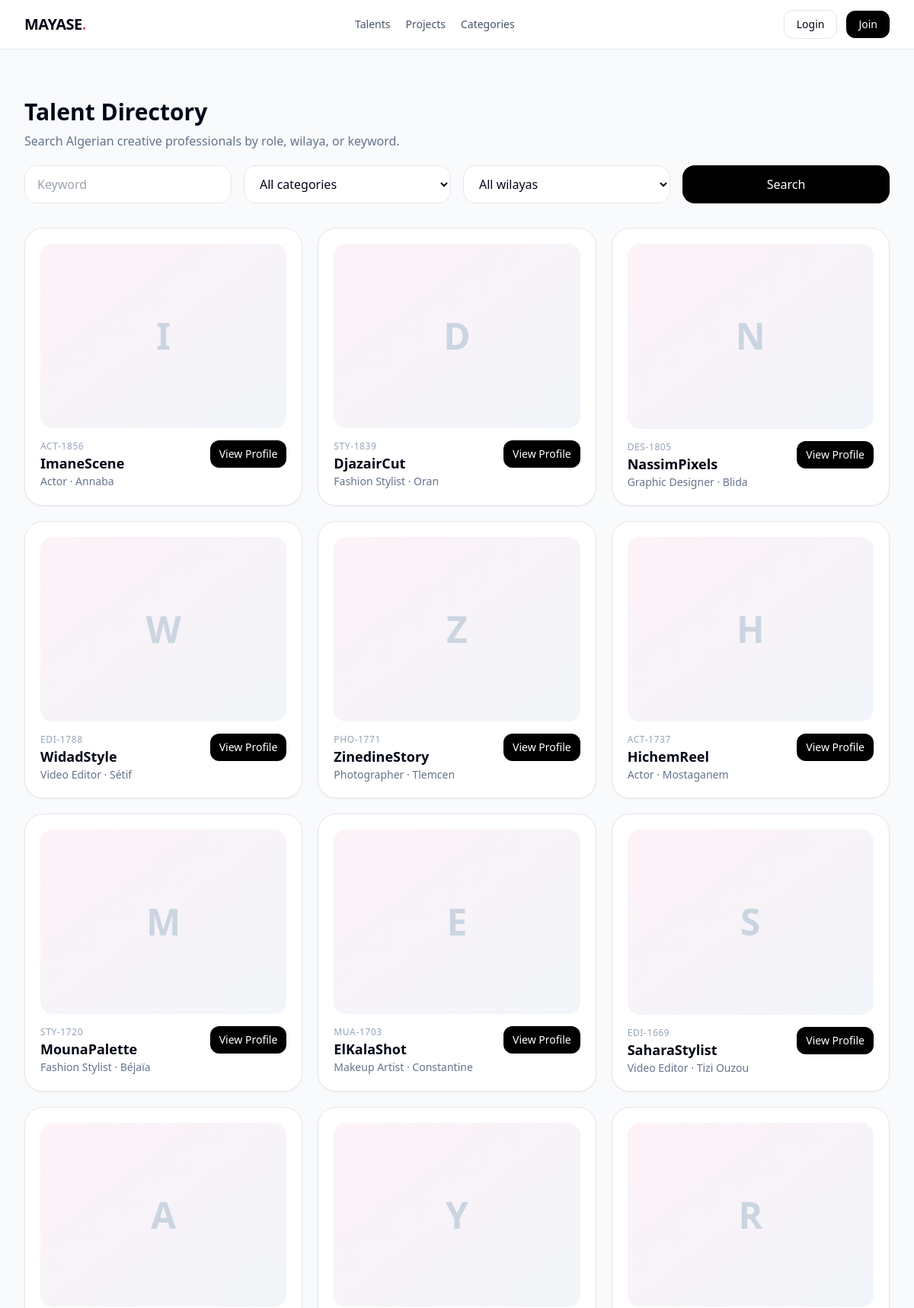
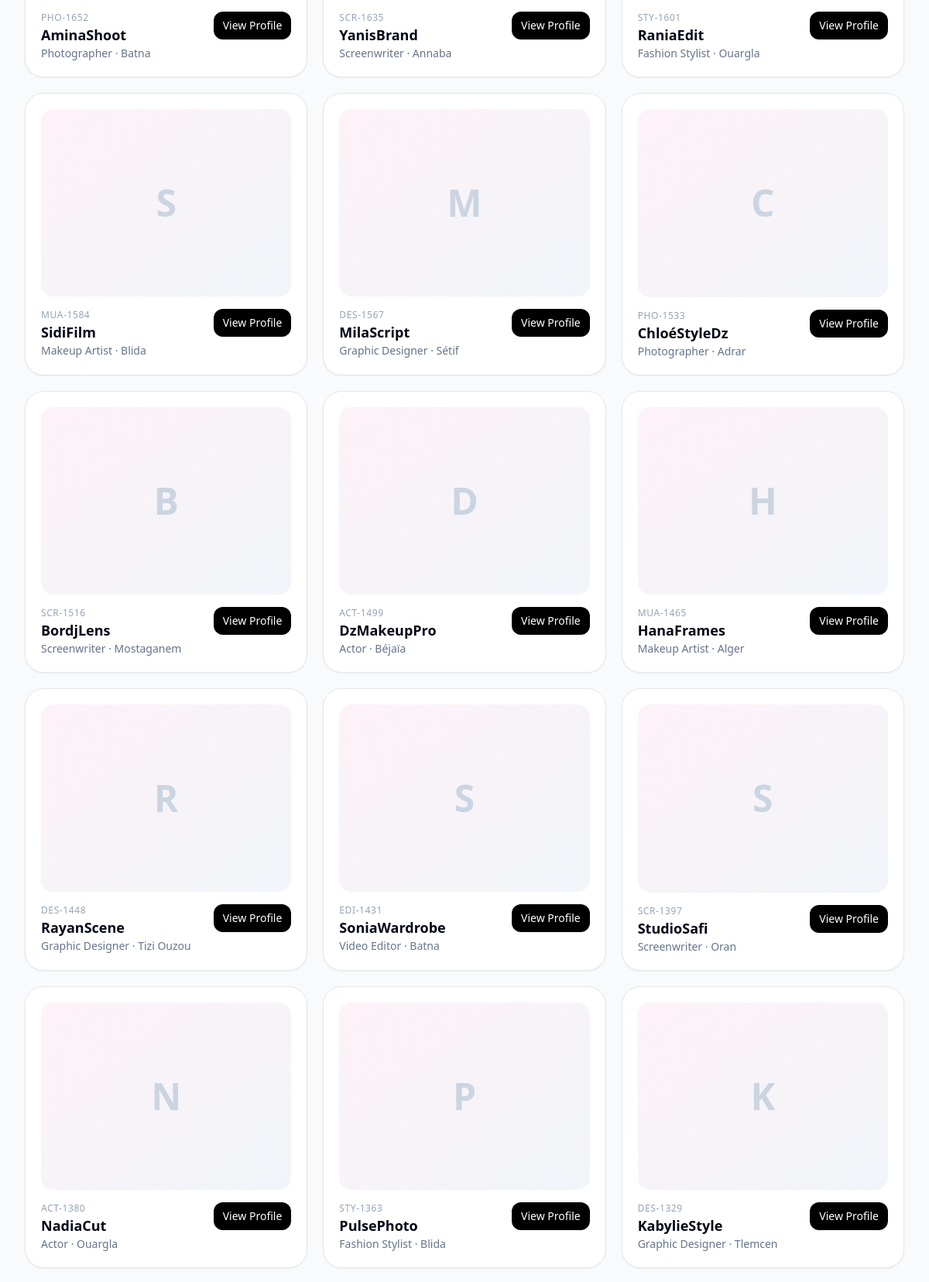
The page /os/index.php?page=talents (upper part) on the database its author committed (2 pictures, top to bottom).
### tables this page shows
CREATE TABLE `talents` (
  `id` INT UNSIGNED NOT NULL AUTO_INCREMENT,
  `user_id` INT UNSIGNED NOT NULL,
  `talent_code` VARCHAR(20) NOT NULL,
  `nickname` VARCHAR(120) NOT NULL,
  `category_id` INT UNSIGNED NOT NULL,
  `wilaya` VARCHAR(60) NOT NULL,
  `bio` TEXT NOT NULL,
  `skills` TEXT NOT NULL,
  `experience_years` INT UNSIGNED NOT NULL DEFAULT 0,
  `availability` VARCHAR(120) NOT NULL DEFAULT 'Available',
  `profile_photo` VARCHAR(255) DEFAULT NULL,
  `status` ENUM('pending','approved','rejected') NOT NULL DEFAULT 'approved',
  `created_at` TIMESTAMP NOT NULL DEFAULT CURRENT_TIMESTAMP,
  `updated_at` TIMESTAMP NOT NULL DEFAULT CURRENT_TIMESTAMP ON UPDATE CURRENT_TIMESTAMP,
  PRIMARY KEY (`id`),
  UNIQUE KEY `uniq_talents_user_id` (`user_id`),
  UNIQUE KEY `uniq_talents_code` (`talent_code`),
  UNIQUE KEY `uniq_talents_nickname` (`nickname`),
  KEY `idx_talents_category` (`category_id`),
  KEY `idx_talents_wilaya` (`wilaya`),
  KEY `idx_talents_status` (`status`),
  CONSTRAINT `fk_talents_user` FOREIGN KEY (`user_id`) REFERENCES `users`(`id`) ON DELETE CASCADE ON UPDATE CASCADE,
  CONSTRAINT `fk_talents_category` FOREIGN KEY (`category_id`) REFERENCES `categories`(`id`) ON DELETE RESTRICT ON UPDATE CASCADE
);

CREATE TABLE `categories` (
  `id` INT UNSIGNED NOT NULL AUTO_INCREMENT,
  `name` VARCHAR(80) NOT NULL,
  `slug` VARCHAR(80) NOT NULL,
  `created_at` TIMESTAMP NOT NULL DEFAULT CURRENT_TIMESTAMP,
  `updated_at` TIMESTAMP NOT NULL DEFAULT CURRENT_TIMESTAMP ON UPDATE CURRENT_TIMESTAMP,
  PRIMARY KEY (`id`),
  UNIQUE KEY `uniq_categories_name` (`name`),
  UNIQUE KEY `uniq_categories_slug` (`slug`)
);

### os/index.php (the view, shortened to what this page needs)
<?php
function e(?string $value): string {
    return htmlspecialchars((string)$value, ENT_QUOTES | ENT_SUBSTITUTE, 'UTF-8');
}
function url(string $page, array $params = []): string {
    $query = array_merge(['page' => $page], $params);
    return '?' . http_build_query($query);
}
class Database {
    private static ?PDO $instance = null;
    public static function connect(): PDO {
        if (self::$instance instanceof PDO) {
            return self::$instance;
        }
        $dsn = sprintf('mysql:host=%s;dbname=%s;charset=%s', DB_HOST, DB_NAME, DB_CHARSET);
        self::$instance = new PDO($dsn, DB_USER, DB_PASS, [
            PDO::ATTR_ERRMODE => PDO::ERRMODE_EXCEPTION,
            PDO::ATTR_DEFAULT_FETCH_MODE => PDO::FETCH_ASSOC,
            PDO::ATTR_EMULATE_PREPARES => false,
        ]);
        return self::$instance;
    }
    public static function pdo(): PDO {
        return self::connect();
    }
}
class Talent {
    public static function search(array $filters = [], int $limit = 24): array {
        $sql = "SELECT t.*, c.name AS category_name, c.slug AS category_slug, u.full_name, u.avatar_path
                FROM talents t
                JOIN categories c ON c.id = t.category_id
                JOIN users u ON u.id = t.user_id
                WHERE t.status = 'approved'";
        $params = [];
        $sql .= " ORDER BY t.id DESC LIMIT " . (int)$limit;
        $stmt = Database::pdo()->prepare($sql);
        $stmt->execute($params);
        return $stmt->fetchAll();
    }
}
class Auth {
    public static function currentUser(): ?array {
        return null;
    }
}
function nav_notifications(?array $user): int {
    return $user ? NotificationManager::unreadCount((int)$user['id']) : 0;
}
function render_header(string $title, ?array $user): void {
    $unread = nav_notifications($user);
    echo '<!doctype html><html lang="en"><head><meta charset="utf-8"><meta name="viewport" content="width=device-width, initial-scale=1">';
    echo '<script src="https://cdn.tailwindcss.com"></script>';
    echo '</head><body class="bg-slate-50 text-slate-950">';
    echo '<div class="min-h-screen">';
    echo '<header class="sticky top-0 z-50 border-b bg-white/95 backdrop-blur">';
    echo '<div class="max-w-7xl mx-auto px-4 sm:px-6 lg:px-8">';
    echo '<div class="h-16 flex items-center justify-between gap-4">';
    echo '<a href="' . e(url('home')) . '" class="font-black text-xl tracking-tight">' . e(APP_NAME) . '<span class="text-pink-500">.</span></a>';
    echo '<nav class="hidden md:flex items-center gap-5 text-sm text-slate-600">';
    echo '<a href="' . e(url('talents')) . '">Talents</a>';
    echo '<a href="' . e(url('projects')) . '">Projects</a>';
    echo '<a href="' . e(url('categories')) . '">Categories</a>';
    echo '</nav>';
    echo '<div class="flex items-center gap-3">';
    if ($user) {
        echo '<a class="relative px-3 py-2 rounded-xl border" href="' . e(url('notifications')) . '">Notifications';
        if ($unread > 0) echo '<span class="ml-2 inline-flex items-center justify-center rounded-full bg-pink-500 px-2 py-0.5 text-[11px] text-white">' . (int)$unread . '</span>';
        echo '</a>';
        echo '<span class="hidden sm:inline text-sm text-slate-500">' . e($user['full_name']) . '</span>';
        echo '<form method="post" class="inline">';
        echo Security::csrfField();
        echo '<input type="hidden" name="action" value="logout">';
        echo '<button class="px-4 py-2 rounded-xl bg-black text-white text-sm">Logout</button>';
        echo '</form>';
    } else {
        echo '<a class="px-4 py-2 rounded-xl border text-sm" href="' . e(url('login')) . '">Login</a>';
        echo '<a class="px-4 py-2 rounded-xl bg-black text-white text-sm" href="' . e(url('register')) . '">Join</a>';
    }
    echo '</div></div></div></header>';
    echo '<div class="max-w-7xl mx-auto px-4 sm:px-6 lg:px-8">';
    if ($user) {
        $role = $user['role'];
        echo '<div class="flex gap-6">';
        echo '<aside id="sidebar" class="fixed lg:sticky top-16 left-0 z-40 w-72 h-[calc(100vh-4rem)] -translate-x-full lg:translate-x-0 transition-transform bg-white border-r lg:border rounded-r-3xl lg:rounded-3xl p-4 overflow-y-auto">';
        echo '<div class="text-xs uppercase tracking-widest text-slate-400 mb-3">Navigation</div>';
        $menu = [
            ['Dashboard', url('dashboard')],
            ['Talents', url('talents')],
            ['Projects', url('projects')],
            ['Notifications', url('notifications')],
        ];
        if (in_array($role, ['super_admin','agent'], true)) {
            $menu[] = ['Admin Panel', url('dashboard', ['section' => 'overview'])];
        }
        if ($role === 'project_owner') {
            $menu[] = ['My Projects', url('dashboard')];
            $menu[] = ['Browse Talents', url('talents')];
            $menu[] = ['Requests', url('dashboard', ['section' => 'requests'])];
        }
        if ($role === 'talent') {
            $menu[] = ['My Profile', url('dashboard')];
            $menu[] = ['Applications', url('dashboard')];
            $menu[] = ['Portfolio', url('dashboard')];
        }
        foreach ($menu as $m) {
            echo '<a class="block px-4 py-3 rounded-2xl hover:bg-slate-100 mb-2" href="' . e($m[1]) . '">' . e($m[0]) . '</a>';
        }
        echo '<div class="mt-6 rounded-3xl bg-pink-50 p-4">';
        echo '<div class="text-sm font-semibold">' . e(Settings::get('site_tagline', 'Discover Talent. Create Opportunities.')) . '</div>';
        echo '<div class="text-xs text-slate-500 mt-2">Algerian creative mediation platform.</div>';
        echo '</div>';
        echo '</aside>';
        echo '<main class="flex-1 min-w-0 lg:pl-0 pt-6 pb-20">';
    } else {
        echo '<main class="pt-8 pb-20">';
    }
}
function render_footer(): void {
    echo '</main></div></div>';
    echo '</body></html>';
}
function talent_card(array $t): void {
    echo '<div class="rounded-3xl border bg-white p-5 shadow-sm">';
    echo '<div class="aspect-[4/3] rounded-2xl bg-gradient-to-br from-pink-50 to-slate-100 flex items-center justify-center overflow-hidden">';
    if (!empty($t['avatar_path'])) {
        echo '<img src="' . e($t['avatar_path']) . '" alt="" class="w-full h-full object-cover">';
    } else {
        echo '<div class="text-5xl font-black text-slate-300">' . e(substr($t['nickname'], 0, 1)) . '</div>';
    }
    echo '</div>';
    echo '<div class="mt-4 flex items-start justify-between gap-3">';
    echo '<div><div class="text-xs uppercase tracking-wider text-slate-400">' . e($t['talent_code']) . '</div><h3 class="font-bold text-lg">' . e($t['nickname']) . '</h3><p class="text-sm text-slate-500">' . e($t['category_name']) . ' · ' . e($t['wilaya']) . '</p></div>';
    echo '<a href="' . e(url('talent', ['id' => $t['id']])) . '" class="px-3 py-2 rounded-xl bg-black text-white text-sm h-fit">View Profile</a>';
    echo '</div></div>';
}
function render_talents_page(?array $user = null): void {
    $filters = [
        'category_id' => $_GET['category_id'] ?? '',
        'wilaya' => $_GET['wilaya'] ?? '',
        'q' => $_GET['q'] ?? '',
    ];
    $talents = Talent::search($filters, 36);
    echo '<section class="py-8">';
    echo '<div class="flex items-end justify-between gap-4 mb-5"><div><h1 class="text-3xl font-black">Talent Directory</h1><p class="text-slate-500 mt-2">Search Algerian creative professionals by role, wilaya, or keyword.</p></div></div>';
    echo '<form class="grid md:grid-cols-4 gap-4 mb-8">';
    echo '<input name="q" value="' . e((string)$filters['q']) . '" placeholder="Keyword" class="rounded-2xl border px-4 py-3 bg-white">';
    echo '<select name="category_id" class="rounded-2xl border px-4 py-3 bg-white"><option value="">All categories</option>';
    echo '</select>';
    echo '<select name="wilaya" class="rounded-2xl border px-4 py-3 bg-white"><option value="">All wilayas</option>';
    echo '</select>';
    echo '<button class="rounded-2xl bg-black text-white px-5 py-3">Search</button>';
    echo '</form>';
    echo '<div class="grid sm:grid-cols-2 lg:grid-cols-3 gap-5">';
    foreach ($talents as $t) talent_card($t);
    echo '</div></section>';
}
function page_title(string $page): string {
    return match ($page) {
        'home' => APP_NAME,
        'dashboard' => 'Dashboard',
        'talents' => 'Talents',
        'projects' => 'Projects',
        'login' => 'Login',
        'register' => 'Register',
        'talent' => 'Talent Profile',
        'project' => 'Project',
        'notifications' => 'Notifications',
        'forgot-password' => 'Password Reset',
        'reset-password' => 'Set New Password',
        default => APP_NAME,
    };
}
$user = Auth::currentUser();
$page = $_GET['page'] ?? ($user ? 'dashboard' : 'home');
render_header(page_title((string)$page), $user);
switch ($page) {
    case 'talents':
        render_talents_page($user);
        break;
}
render_footer();

### os/index.php (style rules this page uses)
body { font-feature-settings:"ss01" 1,"ss02" 1; }

### rows shown on the page
talents: nickname "I", talent_code "ACT-1856", nickname "ImaneScene", category.name "Actor", wilaya "Annaba"
talents: nickname "D", talent_code "STY-1839", nickname "DjazairCut", category.name "Fashion Stylist", wilaya "Oran"
talents: nickname "N", talent_code "DES-1805", nickname "NassimPixels", category.name "Graphic Designer", wilaya "Blida"
talents: nickname "W", talent_code "EDI-1788", nickname "WidadStyle", category.name "Video Editor", wilaya "Sétif"
talents: nickname "Z", talent_code "PHO-1771", nickname "ZinedineStory", category.name "Photographer", wilaya "Tlemcen"
talents: nickname "H", talent_code "ACT-1737", nickname "HichemReel", category.name "Actor", wilaya "Mostaganem"
talents: nickname "M", talent_code "STY-1720", nickname "MounaPalette", category.name "Fashion Stylist", wilaya "Béjaïa"
talents: nickname "E", talent_code "MUA-1703", nickname "ElKalaShot", category.name "Makeup Artist", wilaya "Constantine"
talents: nickname "S", talent_code "EDI-1669", nickname "SaharaStylist", category.name "Video Editor", wilaya "Tizi Ouzou"
talents: nickname "A", talent_code "PHO-1652", nickname "AminaShoot", category.name "Photographer", wilaya "Batna"
talents: nickname "Y", talent_code "SCR-1635", nickname "YanisBrand", category.name "Screenwriter", wilaya "Annaba"
talents: nickname "R", talent_code "STY-1601", nickname "RaniaEdit", category.name "Fashion Stylist", wilaya "Ouargla"
talents: nickname "S", talent_code "MUA-1584", nickname "SidiFilm", category.name "Makeup Artist", wilaya "Blida"
talents: nickname "M", talent_code "DES-1567", nickname "MilaScript", category.name "Graphic Designer", wilaya "Sétif"
talents: nickname "C", talent_code "PHO-1533", nickname "ChloéStyleDz", category.name "Photographer", wilaya "Adrar"
talents: nickname "B", talent_code "SCR-1516", nickname "BordjLens", category.name "Screenwriter", wilaya "Mostaganem"
talents: nickname "D", talent_code "ACT-1499", nickname "DzMakeupPro", category.name "Actor", wilaya "Béjaïa"
talents: nickname "H", talent_code "MUA-1465", nickname "HanaFrames", category.name "Makeup Artist", wilaya "Alger"
talents: nickname "R", talent_code "DES-1448", nickname "RayanScene", category.name "Graphic Designer", wilaya "Tizi Ouzou"
talents: nickname "S", talent_code "EDI-1431", nickname "SoniaWardrobe", category.name "Video Editor", wilaya "Batna"
talents: nickname "S", talent_code "SCR-1397", nickname "StudioSafi", category.name "Screenwriter", wilaya "Oran"
talents: nickname "N", talent_code "ACT-1380", nickname "NadiaCut", category.name "Actor", wilaya "Ouargla"
talents: nickname "P", talent_code "STY-1363", nickname "PulsePhoto", category.name "Fashion Stylist", wilaya "Blida"
talents: nickname "K", talent_code "DES-1329", nickname "KabylieStyle", category.name "Graphic Designer", wilaya "Tlemcen"

### other values the page prints
APP_NAME "MAYASE"
